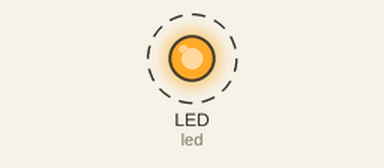
Simulated run of this program. Board: CircuitPython board. Parts: output pins drawn as LEDs (lit = HIGH). Dashed ring = blinking.

Above: at 0.5 s.
Timing chart, 0 to 3.5 s (numbered marks = the images above):
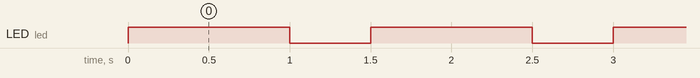

The program:

code.py
```python
# NOTE: This script uses a built-in LED, so no additional HW elements are
#       required for it to work.

import board
import digitalio
import time

# configure built-in red LED
led = digitalio.DigitalInOut(board.LED)
led.direction = digitalio.Direction.OUTPUT

# turn the LED on and off in a loop
while True:
    # turn LED on
    led.value = True
    time.sleep(1.0)

    # turn LED off
    led.value = False
    time.sleep(0.5)
```

Measured:
- by itself, LED (led): alternates HIGH for 1.0 s and LOW for 0.50 s
